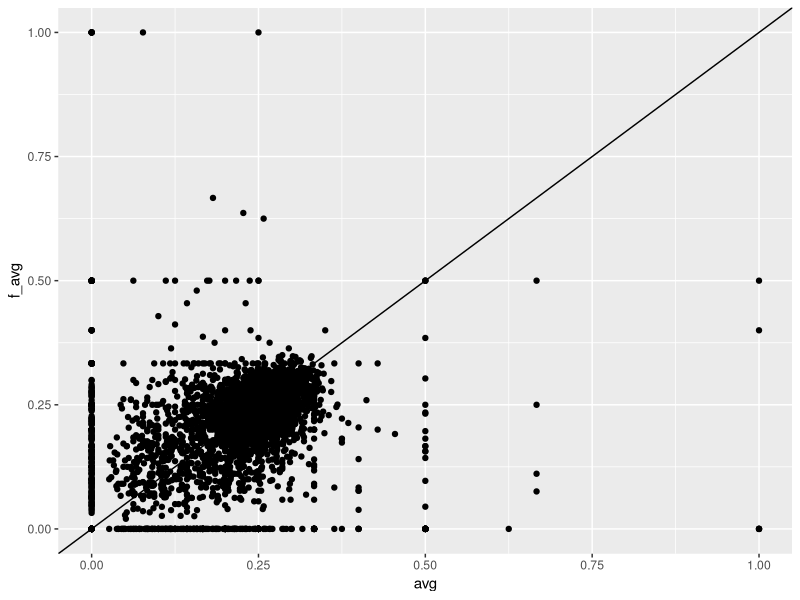
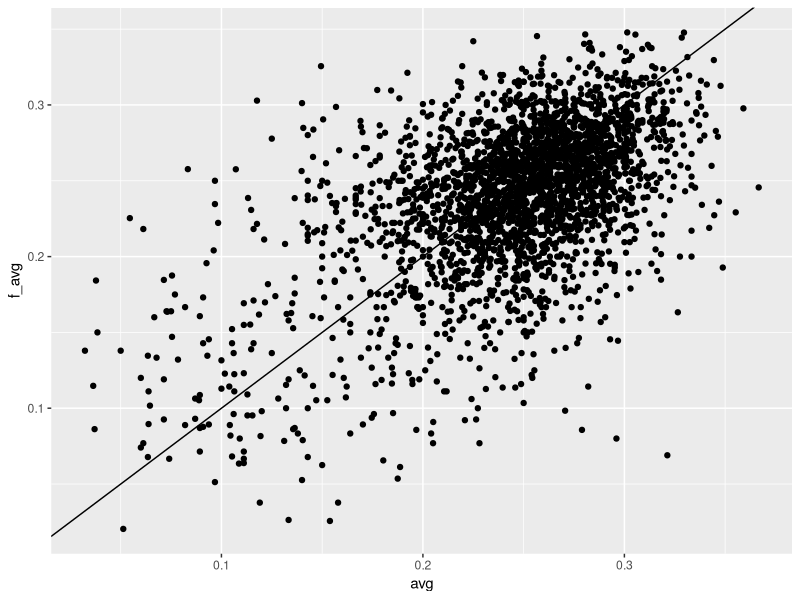
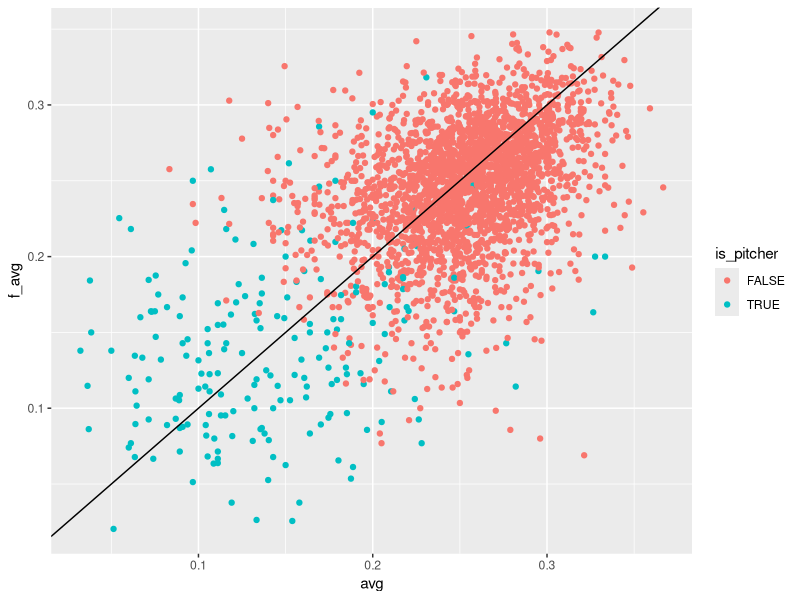
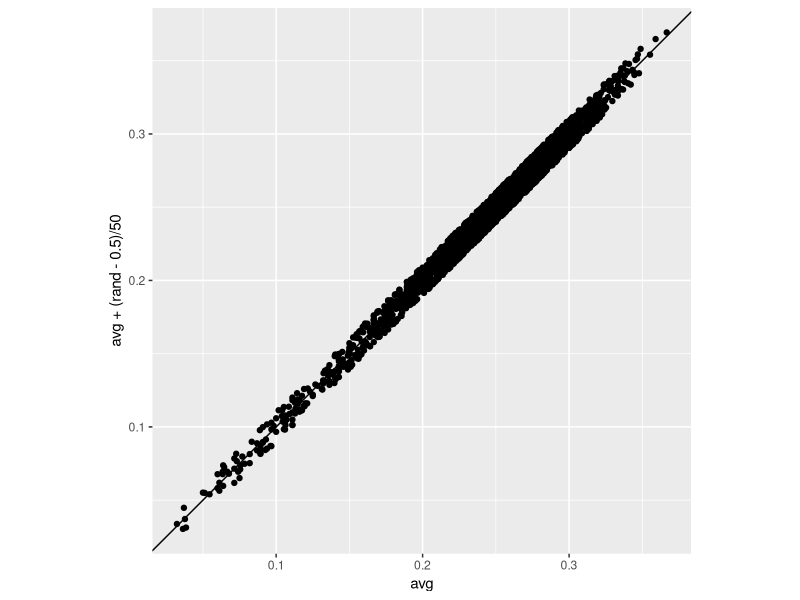
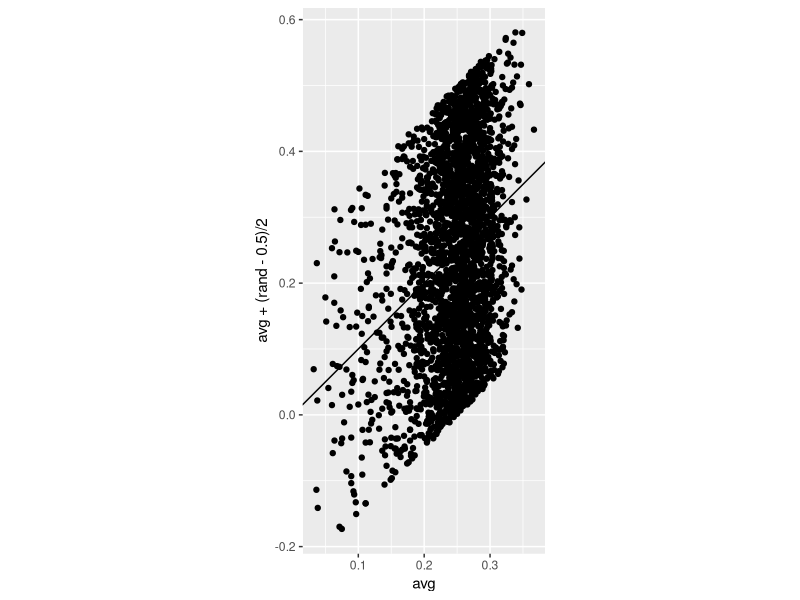
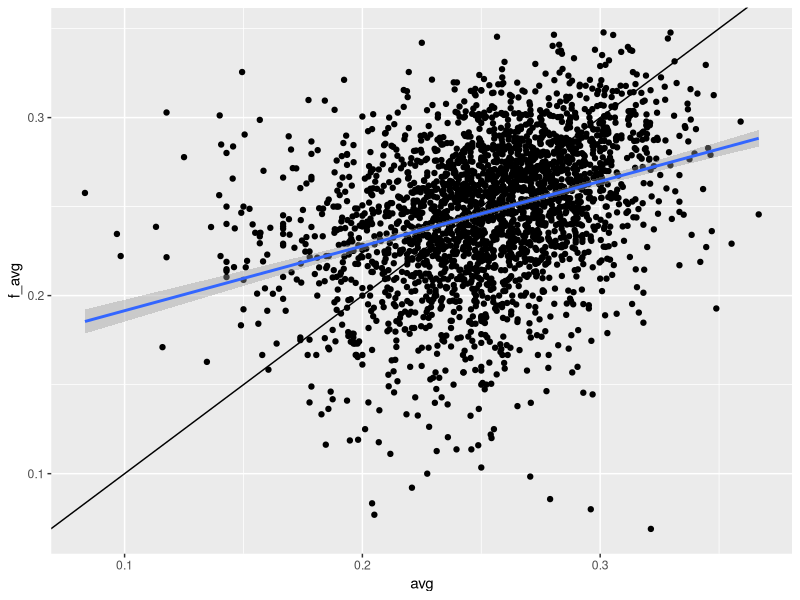
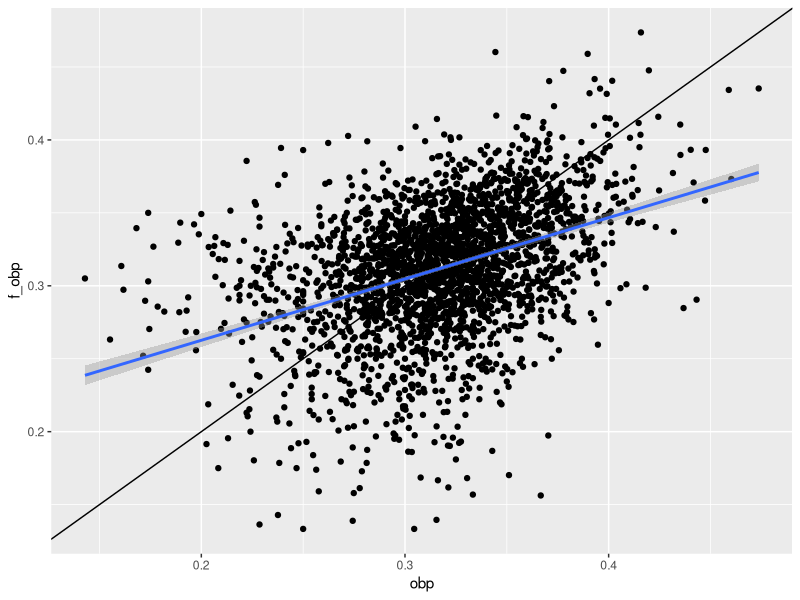
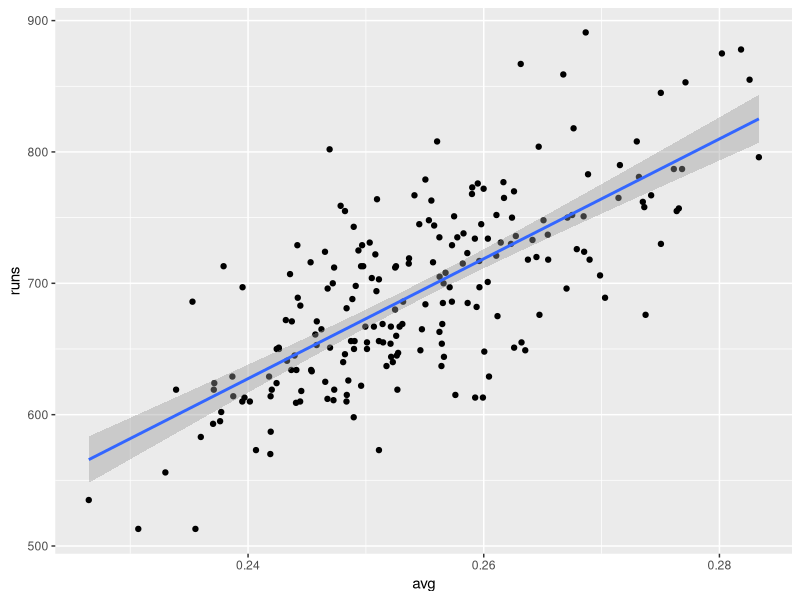

Recreate these plots in R, in order.

# load packages to access alternative R commands

library(data.table)
library(ggplot2)

# load data from disk
# MLB data from 2010-2016

team_hit <- as.data.table(read.csv('team_hitting.csv'))
pl_hit <- as.data.table(read.csv('player_hitting.csv'))


# link season data to the next season

pl_hit[, rbi_pa := rbi/pa]
pl_hit <- merge(pl_hit, pl_hit[, list(player_id, season = season-1, f_runs = runs, f_pa = pa,
                            f_ab = ab, f_h = h, f_b2 = b2, f_b3 = b3, f_hr = hr,
                            f_bb = bb, f_hbp = hbp, f_sf = sf, f_tb = tb, f_rbi = rbi,
                            f_avg = avg, f_obp = obp, f_slg = slg, f_rbi_pa = rbi / pa)],
                by=c('player_id','season'), all.x=TRUE)

pl_hit[, harm_mean := 2/(1/pa + 1/f_pa)]
pl_hit$is_pitcher <- as.logical(pl_hit$is_pitcher)

# plot batting average over subsequent seasons

# this is called a scatter plot
qplot(data=pl_hit, x=avg, y=f_avg) + geom_abline()
qplot(data=pl_hit[harm_mean >= 50], x=avg, y=f_avg) + geom_abline()
qplot(data=pl_hit[harm_mean >= 50], x=avg, y=f_avg, colour=is_pitcher) + geom_abline()

# correlation is a concept defining how related 2 variables are

pl_hit[, rand := runif(nrow(pl_hit))]
qplot(data=pl_hit[harm_mean >= 50], x=avg, y=avg + (rand-0.5)/50) + geom_abline() + coord_fixed()
qplot(data=pl_hit[harm_mean >= 50], x=avg, y=avg + (rand-0.5)/2) + geom_abline() + coord_fixed()

# cor checks linear relationship

pl_hit[, list(cor_self = cor(avg, avg), cor_neg = cor(avg, -avg), cor_scale = cor(avg, avg/8), cor_self_small_noise = cor(avg, avg+(rand-0.5)/50), cor_self_large_noise = cor(avg, avg+(rand-0.5)/2))]
pl_hit[, list(avg_obp = cor(avg, obp))]

# next season correlations

pl_hit[harm_mean >= 50, list(cor_avg = cor(avg, f_avg), cor_obp = cor(obp, f_obp), cor_slg = cor(slg, f_slg))]

qplot(data=pl_hit[harm_mean >= 50][{!is_pitcher}], x=avg, y=f_avg) + geom_abline() + geom_smooth(method='lm')
qplot(data=pl_hit[harm_mean >= 50][{!is_pitcher}], x=obp, y=f_obp) + geom_abline() + geom_smooth(method='lm')



# on team level

qplot(data=team_hit, x=avg, y=runs) + geom_smooth(method='lm')
qplot(data=team_hit, x=obp, y=runs) + geom_smooth(method='lm')

pl_hit[, list(cor_avg = cor(avg, runs), cor_obp = cor(obp, runs), cor_slg = cor(slg, runs))]

# what about rbi? this is another stat that analysts say is important

qplot(data=pl_hit[harm_mean >= 50], x=rbi, y=f_rbi) + geom_abline()
qplot(data=pl_hit[harm_mean >= 250], x=rbi_pa, y=f_rbi_pa) + geom_abline()
qplot(data=pl_hit[harm_mean >= 250], x=slg, y=rbi_pa) + geom_abline()

pl_hit[harm_mean >= 50, list(cor_rbi = cor(rbi_pa, f_rbi_pa), cor_slg_rbi = cor(slg, rbi_pa), cor_slg_frbi = cor(slg, f_rbi_pa))]



